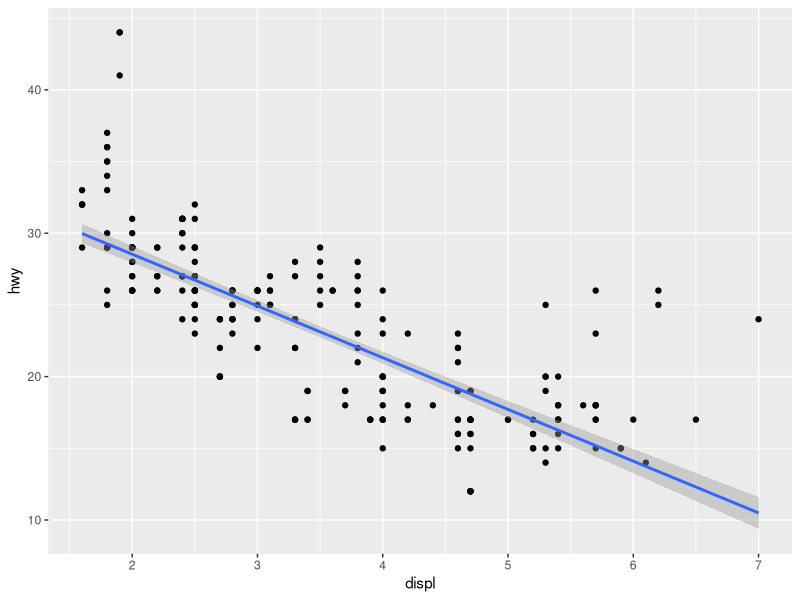

Here is the R script that generated this plot:
library(tidyverse)
library(MASS)
p <- ggplot(mpg, aes(displ, hwy)) +
  geom_point() +
  geom_smooth(method = "rlm")

print(p)